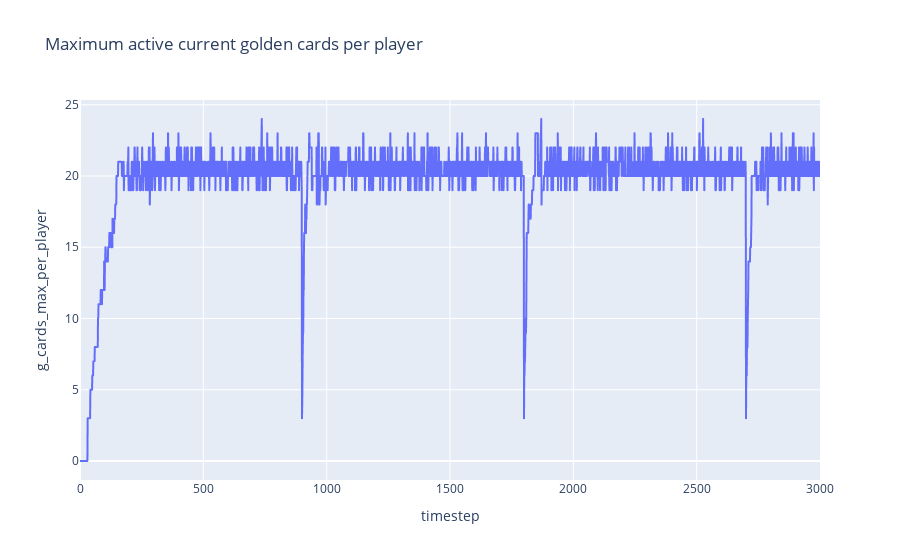

Notebook cell for this chart:
### Code cell
px.line(res, x='timestep', y='g_cards_max_per_player', title="Maximum active current golden cards per player", height=600)

### Figure 1 — Plotly figure (JSON) as saved in the notebook; plotly's stock layout.template omitted (floating-point values rounded to 4 significant figures; data arrays with more than 128 entries replaced by an {"elided": "..."} marker saying what was removed)
{"data": [{"hovertemplate": "timestep=%{x}<br>g_cards_max_per_player=%{y}<extra></extra>", "legendgroup": "", "line": {"color": "#636efa", "dash": "solid"}, "marker": {"symbol": "circle"}, "mode": "lines", "name": "", "showlegend": false, "type": "scattergl", "x": {"elided": "3001 int values"}, "xaxis": "x", "y": {"elided": "3001 int values"}, "yaxis": "y"}], "layout": {"autosize": true, "legend": {"tracegroupgap": 0}, "title": {"text": "Maximum active current golden cards per player"}, "xaxis": {"anchor": "y", "autorange": true, "domain": [0, 1], "range": [0, 3000], "title": {"text": "timestep"}, "type": "linear"}, "yaxis": {"anchor": "x", "autorange": true, "domain": [0, 1], "range": [-1.333, 25.33], "title": {"text": "g_cards_max_per_player"}, "type": "linear"}}}
